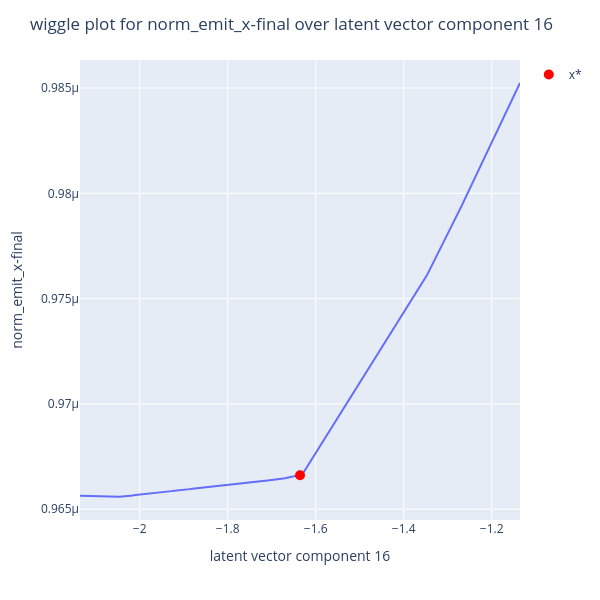

Here is the notebook cell this chart was saved with:
### Code cell
def show_wiggle_plot(
    wiggle_x_param: str,
    y_param: str,
    x_delta: float = 0.5,
    x_divs: int = 100,
):

    wiggle_table = pd.DataFrame()
    for delta in np.linspace(-x_delta, x_delta, x_divs):
        x = torch.tensor(x_optim.to_list())
        x[x_params.index(wiggle_x_param)] += delta

        x = trafo_x(x.unsqueeze(0)).squeeze(0)
        y = model(x).detach()

        x = back_trafo_x(x.unsqueeze(0)).squeeze(0)
        y = back_trafo_y(y.unsqueeze(0)).squeeze(0)

        x = pd.Series({p: x[i].item() for i, p in enumerate(x_params)})
        y = pd.Series({p: y[i].item() for i, p in enumerate(y_params)})

        row = pd.concat([x, y]).to_frame().T.copy()
        wiggle_table = pd.concat([wiggle_table, row], ignore_index=True)

    fig = px.line(wiggle_table, x=wiggle_x_param, y=y_param)
    fig.add_scatter(
        x=[x_optim[wiggle_x_param]],
        y=[y_optim[y_param]],
        mode="markers",
        marker=dict(color="red", size=10),
        name="x*",
    )
    fig.update_layout(
        title=f"wiggle plot for {y_param} over {wiggle_x_param}",
        width=600,
        height=600,
    )
    fig.show()


show_wiggle_plot(
    wiggle_x_param="latent vector component 16",
    y_param=y_optimize_for,
    x_divs=1_000,
)

### Figure 1 — Plotly figure (JSON) as saved in the notebook; plotly's stock layout.template omitted (floating-point values rounded to 4 significant figures; data arrays with more than 128 entries replaced by an {"elided": "..."} marker saying what was removed)
{"data": [{"hovertemplate": "latent vector component 16=%{x}<br>norm_emit_x-final=%{y}<extra></extra>", "legendgroup": "", "line": {"color": "#636efa", "dash": "solid"}, "marker": {"symbol": "circle"}, "mode": "lines", "name": "", "orientation": "v", "showlegend": false, "type": "scatter", "x": {"elided": "1000 float values"}, "xaxis": "x", "y": {"elided": "1000 float values"}, "yaxis": "y"}, {"marker": {"color": "red", "size": 10}, "mode": "markers", "name": "x*", "type": "scatter", "x": [-1.636], "y": [9.666e-07]}], "layout": {"height": 600, "legend": {"tracegroupgap": 0}, "margin": {"t": 60}, "title": {"text": "wiggle plot for norm_emit_x-final over latent vector component 16"}, "width": 600, "xaxis": {"anchor": "y", "domain": [0, 1], "title": {"text": "latent vector component 16"}}, "yaxis": {"anchor": "x", "domain": [0, 1], "title": {"text": "norm_emit_x-final"}}}}
